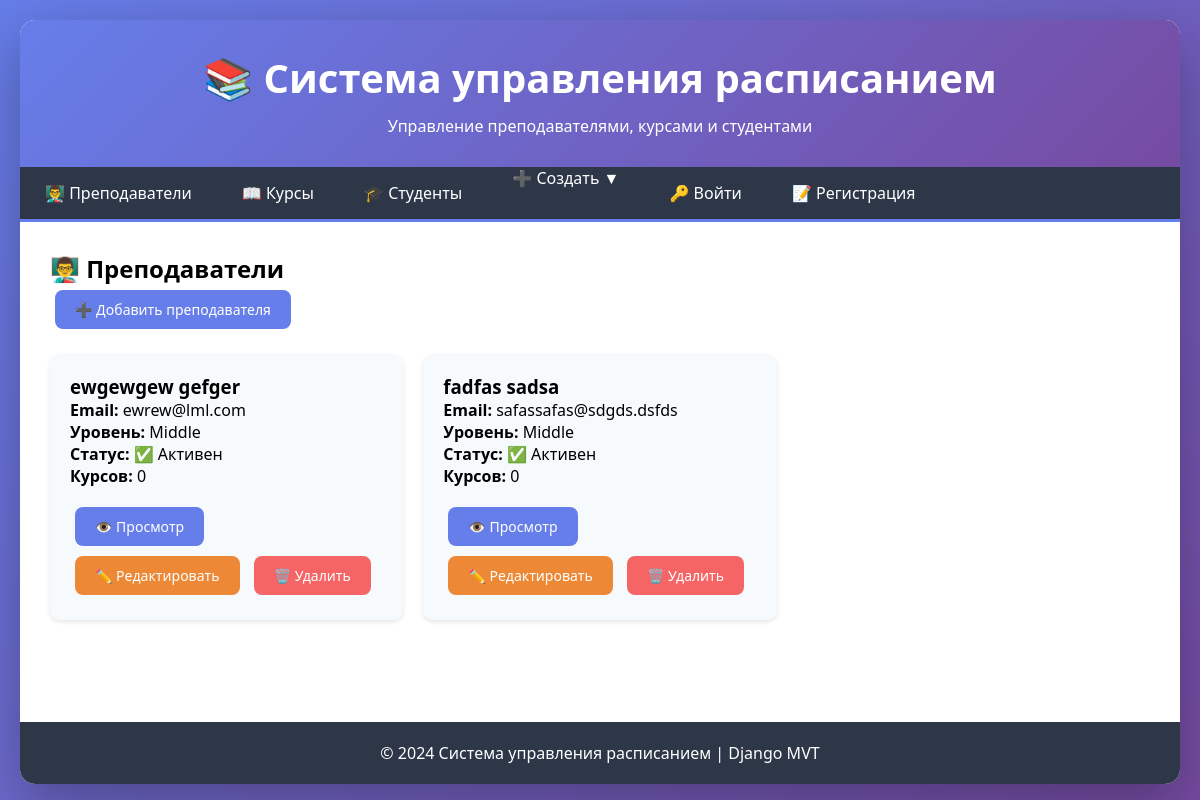
Page /schedule/teachers/ on the earlier database version.
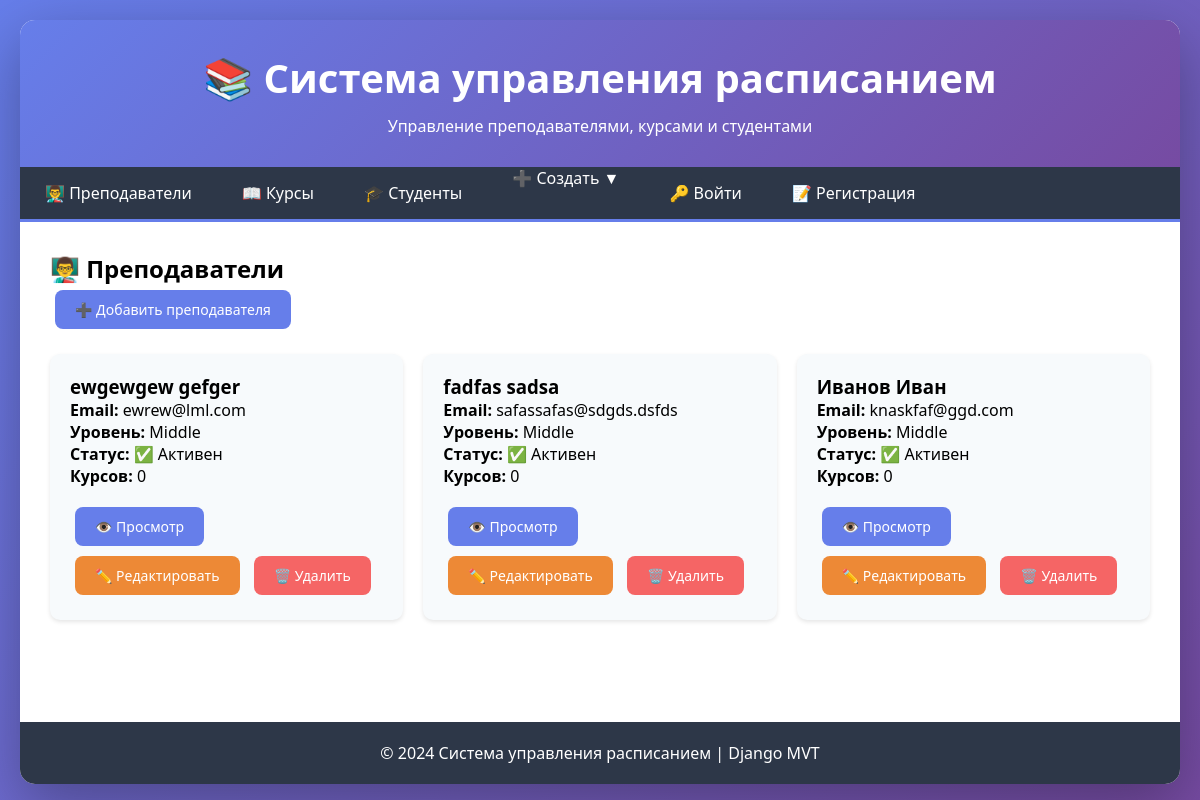
Same page on the later database version.
### schedule/models.py (models this page shows, shortened)
class Teacher(models.Model):
    LEVEL_CHOICES = [
        ('junior', 'Junior'),
        ('middle', 'Middle'),
        ('senior', 'Senior'),
        ('lead', 'Lead'),
    ]
    first_name = models.CharField(max_length=100, verbose_name="Имя", db_index=True)
    last_name = models.CharField(max_length=100, verbose_name="Фамилия", db_index=True)
    email = models.EmailField(verbose_name="Email", unique=True)  # уникальное поле
    level = models.CharField(max_length=20, choices=LEVEL_CHOICES, verbose_name="Уровень", default='middle')
    hire_date = models.DateField(verbose_name="Дата найма", auto_now_add=True)
    is_active = models.BooleanField(verbose_name="Активен", default=True)
    info = models.OneToOneField(
        TeacherInfo,
        on_delete=models.CASCADE,
        verbose_name="Информация",
        null=True,
        blank=True
    )
    rating = models.DecimalField(
        max_digits=3, decimal_places=2,
        default=0, null=True, blank=True,
        verbose_name="Рейтинг",
        help_text="Рейтинг от 0 до 5"
    )
    hire_date = models.DateField(
        verbose_name="Дата найма",
        auto_now_add=True  # уже должно быть
    )
    class Meta:
        verbose_name = "Преподаватель"
        verbose_name_plural = "Преподаватели"
        ordering = ['last_name', 'first_name']
    @property
    def full_name(self):
        return f"{self.last_name} {self.first_name}"

### schedule/views.py (the view)
# urls.py: path('teachers/', views.teacher_index, name='teacher_index'),
def teacher_index(request):
    teachers = Teacher.objects.all()
    return render(request, 'schedule/teacher_index.html', {'teachers': teachers})

### schedule/templates/schedule/teacher_index.html (shortened to what this page needs)
{% extends 'schedule/base.html' %}
{% block content %}
<h2>👨‍🏫 Преподаватели</h2>
<a href="{% url 'schedule:teacher_create' %}" class="btn btn-primary">➕ Добавить преподавателя</a>
<div class="grid" style="margin-top: 20px;">
    {% for teacher in teachers %}
    <div class="card">
        <h3>{{ teacher.full_name }}</h3>
        <p><strong>Email:</strong> {{ teacher.email }}</p>
        <p><strong>Уровень:</strong> {{ teacher.get_level_display }}</p>
        <p><strong>Статус:</strong> {% if teacher.is_active %}✅ Активен{% else %}❌ Неактивен{% endif %}</p>
        <p><strong>Курсов:</strong> {{ teacher.courses.count }}</p>
        <div style="margin-top: 15px;">
            <a href="{% url 'schedule:teacher_detail' teacher.id %}" class="btn btn-primary">👁️ Просмотр</a>
            <a href="{% url 'schedule:teacher_update' teacher.id %}" class="btn btn-warning">✏️ Редактировать</a>
            <a href="{% url 'schedule:teacher_delete' teacher.id %}" class="btn btn-danger">🗑️ Удалить</a>
        </div>
    </div>
    {% empty %}
    <p>Нет преподавателей.</p>
    {% endfor %}
</div>
{% endblock %}

Differences in the rows shown:
added Teacher: full_name "Иванов Иван", email "knaskfaf@ggd.com", level "Middle", is_active "✅ Активен", courses.count "0"
